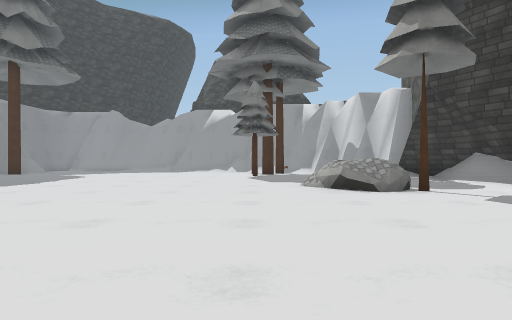
view 1 (above)

15 first-person views from a walk through a Unity game level. The camera is 1.2 m above the floor, looks level and sees 75° across. The floor is counted in squares, 2 m on a side. Each view is taken from the middle of a square. On the plan, view 1 faces up. The plan holds only what a view shows up to about 10 squares ahead; the rest is blank. The place goes on beyond the plan. The player character is not drawn. Surface patterns are stand-ins for the level's own textures.

view 2
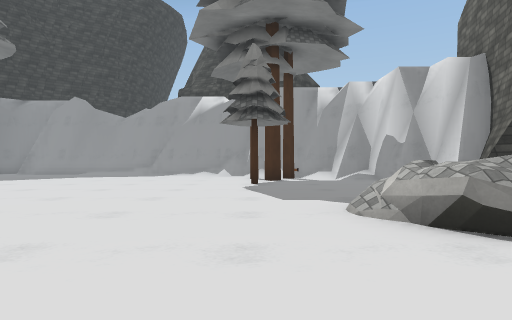

view 3
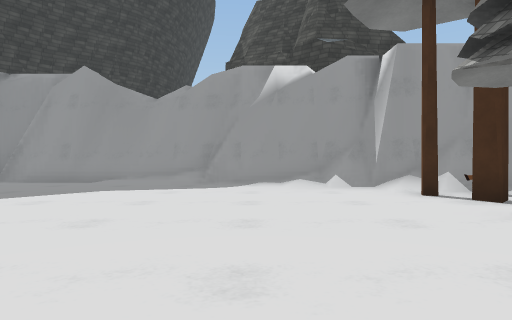

view 4
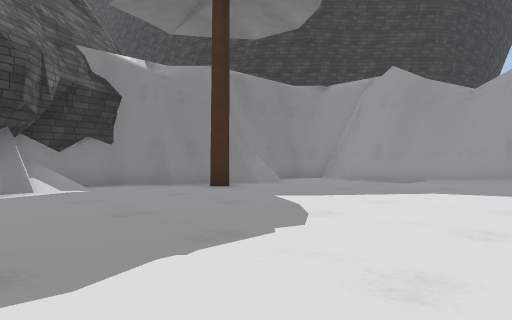

view 5
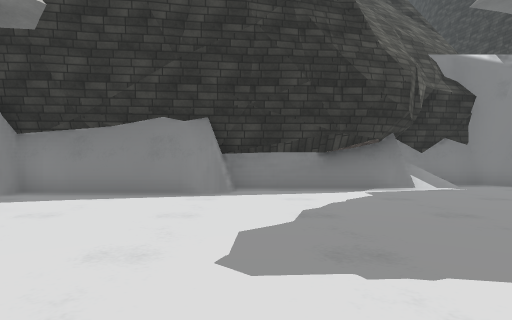

view 6
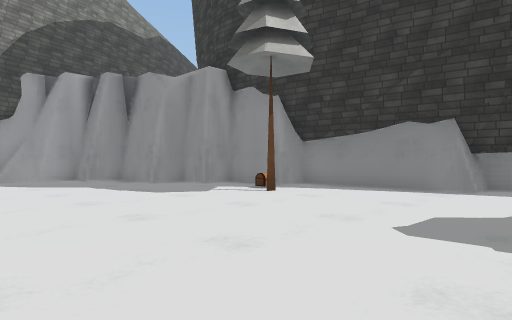

view 7
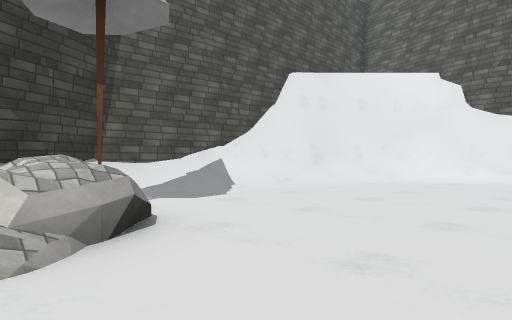

view 8
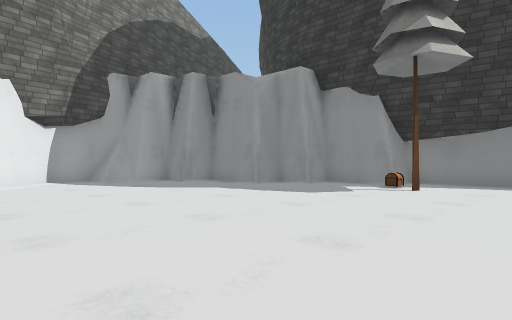

view 9
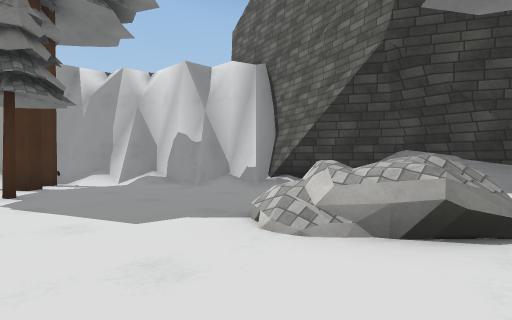

view 10
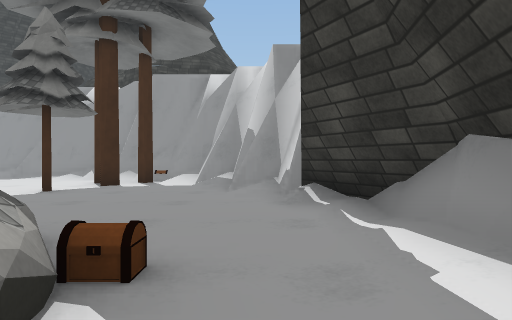

view 11
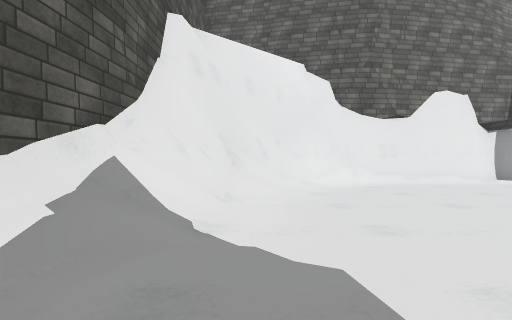

view 12
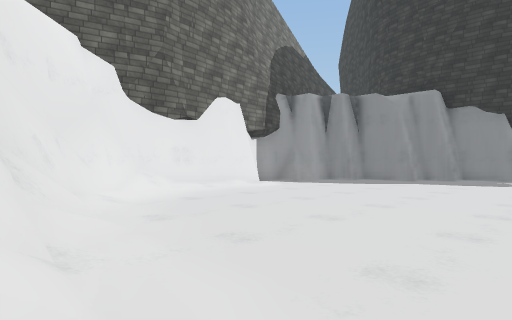

view 13
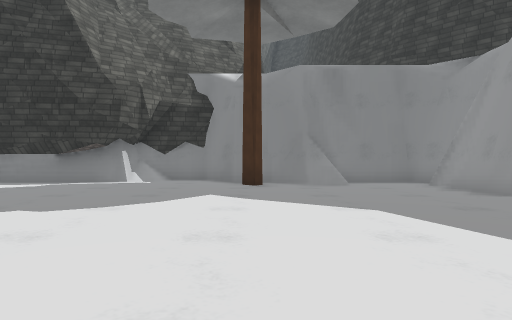

view 14
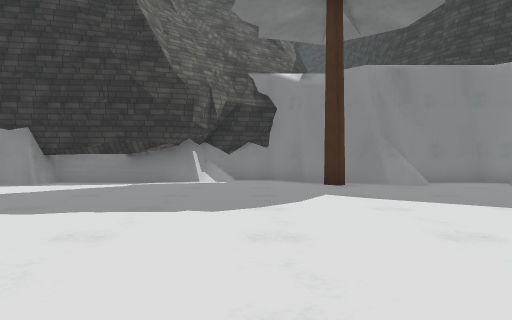

view 15
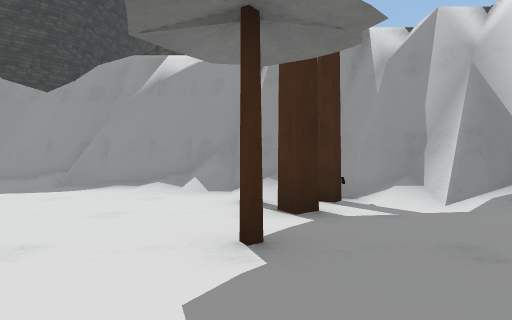

### Floor plan
Key: @ floor where view 1 was taken; # wall or solid block; . main floor; : floor 0.25 m higher than the main floor; + floor 1.25 m higher than the main floor; / step, stairs or slope; R rock; T pine tree; C chest.
Columns run from 13 left of view 1 to 6 right of it. Each row starts with its distance up from view 1.
 19   ########
 18   ....///#####
 17  #........://###
 16  ##........../###
 15  ##..........TT/##
 14  #.T..........T./#
 13  #...............##
 12  /...........T.../#
 11 #/................#
 10 ##/...............##
  9  #/.............../#
  8  ##............RC./#
  7  ##............+R./#
  6   #.............T..#
  5   #.............../#
  4   #..T............/#
  3   #..C............/#
  2   ##............./##
  1    #............./#
  0    ##........@.../#
 -1     ##........../##
 -2      #........./##
 -3      ##....////##
 -4       ###.######
 -5         ###

Where each view was taken, in squares from view 1:
view 1: 0 up, 0 right, facing up
view 2: 4 up, 0 right, facing up
view 3: 9 up, 3 left, facing up
view 4: 9 up, 4 left, facing up-left
view 5: 7 up, 4 left, facing left
view 6: 8 up, 3 left, facing down-left
view 7: 8 up, 1 left, facing down-right
view 8: 6 up, 1 left, facing down-left
view 9: 6 up, 1 left, facing up-right
view 10: 6 up, 4 right, facing up
view 11: 6 up, 4 right, facing down
view 12: 4 up, 5 right, facing down-left
view 13: 14 up, 2 left, facing left
view 14: 12 up, 2 left, facing left
view 15: 10 up, 0 right, facing up
